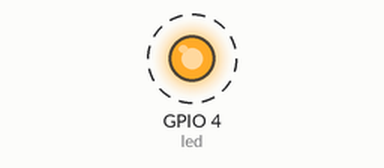
A program run on a simulated Raspberry Pi (BCM pin numbers). On the bench: output pins drawn as LEDs (lit = HIGH). Dashed ring = blinking. What the program prints to the terminal is not drawn. At 22.0 s the program stops and its outputs stay as they are.

Above: at 0.5 s.
Timing chart, 0 to 4.6 s (numbered marks = the images above):
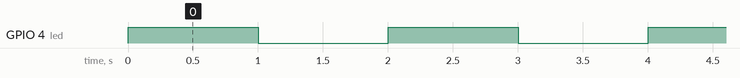

The program:

test.py
```python
import time
import RPi.GPIO as GPIO

# Seta o tipo de pinagem (BOARD OU BCM)
GPIO.setmode(GPIO.BCM)

led = 4

GPIO.setup(led,GPIO.OUT)
x=0

while x<=10:

	print("LED ligado")
	GPIO.output(led,GPIO.HIGH)

	time.sleep(1)

	print("LED Desligado")
	GPIO.output(led,GPIO.LOW)

	time.sleep(1)
	x += 1
```

Measured:
- by itself, GPIO 4 (led): alternates HIGH for 1.0 s and LOW for 1.0 s, 22 changes in all, then stays LOW
